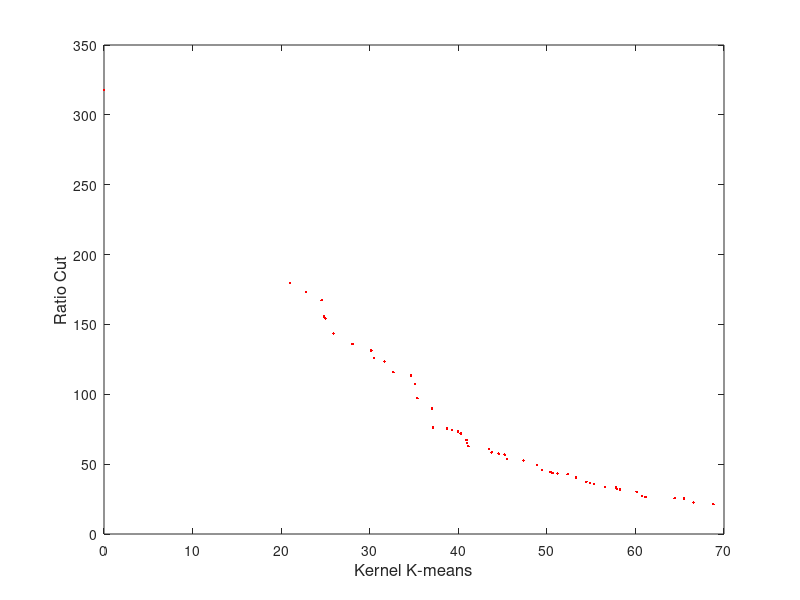

This chart was generated by the following MATLAB code:
% dolphin PF
figure(1)
% subplot(2,2,1)
MODPSO_front = [0  318  
21  179.833  
22.8333  173.25  
24.5714  167.405  
24.8333  155.583  
25  154.25  
25.9  143.517  
28.0667  135.983  
30.1667  131.333  
30.5  126.083  
31.6762  123.595  
32.6667  115.75  
34.6429  113.571  
35.1333  107.5  
35.381  97.2071  
37.0333  89.8167  
37.1667  76.3333  
38.7333  75.4  
39.281  74.5095  
39.9667  73.3667  
40.281  71.9095  
40.9333  67.2333  
40.9833  64.9833  
41.1381  62.8762  
43.45  60.9333  
43.7762  58.4619  
44.5667  57.5333  
45.2286  56.7833  
45.4905  53.8429  
47.3595  52.6702  
48.85  49.4083  
49.4151  45.8767  
50.4026  44.4  
50.6333  43.6008  
51.2095  43.2869  
52.3452  42.9  
53.2833  40.35  
54.4667  37.3944  
54.8952  36.3944  
55.3119  35.6167  
56.55  33.45  
57.8056  33.2222  
57.9026  32.2855  
58.2637  31.8966  
60.1333  30.1206  
60.7444  27.0651  
61.1333  26.5373  
64.4242  25.6157  
65.474  25.5355  
66.5692  22.5244  
68.8056  21.3153  
];

plot(MODPSO_front(:,1),MODPSO_front(:,2),'r.');
xlabel('Kernel K-means');
ylabel('Ratio Cut');
% set(gca,'linewidth',2.0);
% set(y1,'linewidth',2.0);
set(get(gca,'xlabel'),'fontsize',12);
set(get(gca,'ylabel'),'fontsize',12);
% hold on
% subplot(2,2,2)
% MOEAD_karate_PF = [ -4.5882         0
%    -4.5882         0
%    -4.5882         0
%    -4.5882         0
%    -4.5882         0
%    -4.5882         0
%    -4.5882         0
%    -4.5882         0
%    -4.5882         0
%    -7.0897    0.9379
%    -7.0897    0.9379
%    -7.0897    0.9379
%    -7.0897    0.9379
%    -8.0000    1.1765
%    -8.0000    1.1765
%    -8.0139    1.1806
%    -8.0139    1.1806
%    -8.0139    1.1806
%    -8.0139    1.1806
%    -8.0139    1.1806
%    -8.0139    1.1806
%    -8.0139    1.1806
%    -8.0139    1.1806
%    -8.0139    1.1806
%    -8.0139    1.1806
%    -8.0139    1.1806
%    -8.0139    1.1806
%   -10.4000    2.5549
%   -10.4000    2.5549
%   -10.4000    2.5549
%   -10.4000    2.5549
%   -10.4000    2.5549
%   -10.4000    2.5549
%   -10.4000    2.5549
%   -10.4000    2.5549
%   -10.4000    2.5549
%   -10.4707    2.6283
%   -10.4707    2.6283
%   -10.4707    2.6283
%   -10.4707    2.6283
%   -10.4707    2.6283
%   -10.4707    2.6283
%   -10.4707    2.6283
%   -10.4707    2.6283
%   -10.4707    2.6283
%   -10.4707    2.6283
%   -10.4707    2.6283
%   -10.4707    2.6283
%   -10.4707    2.6283
%   -10.4707    2.6283
%   -10.4707    2.6283
%   -12.2462    4.7167
%   -12.2462    4.7167
%   -12.2462    4.7167
%   -12.2462    4.7167
%   -12.2462    4.7167
%   -12.2462    4.7167
%   -12.2462    4.7167
%   -12.2462    4.7167
%   -12.2462    4.7167
%   -12.2462    4.7167
%   -12.2462    4.7167
%   -12.2961    4.7513
%   -12.2961    4.7513
%   -12.4152    4.9061
%   -12.4152    4.9061
%   -12.4152    4.9061
%   -12.4152    4.9061
%   -12.4152    4.9061
%   -12.4152    4.9061
%   -12.4152    4.9061
%   -12.4152    4.9061
%   -12.4152    4.9061
%   -12.8462    7.2500
%   -12.8462    7.2500
%   -12.8462    7.2500
%   -12.8961    7.2846
%   -13.0152    7.4394
%   -13.0152    7.4394
%   -13.0152    7.4394
%   -13.0818    8.4894
%   -13.3333    8.8667
%   -13.3333    8.8667
%   -13.3333    8.8667
%   -13.3333    8.8667
%   -13.3333    8.8667
%   -13.6818   11.0227
%   -13.6818   11.0227
%   -13.8364   11.2061
%   -13.8364   11.2061
%   -13.9333   11.4000
%   -13.9333   11.4000
%   -14.3818   14.8561
%   -14.3818   14.8561
%   -14.3818   14.8561
%   -14.4333   15.4000
%   -14.5000   15.5000
%   -15.0000   19.5000
%   -15.0000   19.5000
%   -15.0000   19.5000];
% plot(MOEAD_karate_PF(:,1),MOEAD_karate_PF(:,2),'r.');
% xlabel('Negative Ratio Association');
% ylabel('Ratio Cut');
% set(get(gca,'xlabel'),'fontsize',12);
% set(get(gca,'ylabel'),'fontsize',12);

